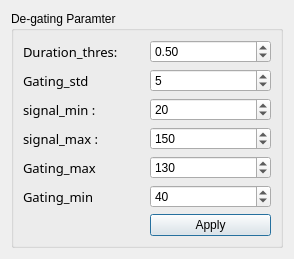
<?xml version="1.0" encoding="UTF-8"?>
<ui version="4.0">
 <class>DegatParamsDialog</class>
 <widget class="QDialog" name="DegatParamsDialog">
  <property name="geometry">
   <rect>
    <x>0</x>
    <y>0</y>
    <width>294</width>
    <height>229</height>
   </rect>
  </property>
  <property name="windowTitle">
   <string>Dialog</string>
  </property>
  <layout class="QVBoxLayout" name="verticalLayout">
   <item>
    <widget class="QGroupBox" name="groupBox_2">
     <property name="title">
      <string>De-gating Paramter</string>
     </property>
     <layout class="QGridLayout" name="gridLayout">
      <item row="6" column="1">
       <widget class="QPushButton" name="degatApplyBtn">
        <property name="text">
         <string>Apply</string>
        </property>
       </widget>
      </item>
      <item row="4" column="1">
       <widget class="QSpinBox" name="gating_max_spbox">
        <property name="toolTip">
         <string/>
        </property>
        <property name="maximum">
         <number>500</number>
        </property>
        <property name="value">
         <number>130</number>
        </property>
       </widget>
      </item>
      <item row="2" column="0">
       <widget class="QLabel" name="gating_signal_min_Lab">
        <property name="font">
         <font>
          <family>黑体</family>
          <pointsize>10</pointsize>
         </font>
        </property>
        <property name="text">
         <string>signal_min :</string>
        </property>
       </widget>
      </item>
      <item row="5" column="1">
       <widget class="QSpinBox" name="gating_min_spbox">
        <property name="toolTip">
         <string/>
        </property>
        <property name="minimum">
         <number>-20</number>
        </property>
        <property name="maximum">
         <number>500</number>
        </property>
        <property name="value">
         <number>40</number>
        </property>
       </widget>
      </item>
      <item row="2" column="1">
       <widget class="QSpinBox" name="gating_signal_min_spbox">
        <property name="toolTip">
         <string>&lt;html&gt;&lt;head/&gt;&lt;body&gt;&lt;p&gt;初级阈值限制，小于该值为非gating,大于此值才进一步作gating分析&lt;/p&gt;&lt;/body&gt;&lt;/html&gt;</string>
        </property>
        <property name="minimum">
         <number>-200</number>
        </property>
        <property name="maximum">
         <number>500</number>
        </property>
        <property name="value">
         <number>20</number>
        </property>
       </widget>
      </item>
      <item row="0" column="1">
       <widget class="QDoubleSpinBox" name="duration_thres_dpbox">
        <property name="toolTip">
         <string>如果有某段信号0.5s一直维持在同一个水平不变，那就认为是gating；</string>
        </property>
        <property name="minimum">
         <double>0.200000000000000</double>
        </property>
        <property name="maximum">
         <double>1.000000000000000</double>
        </property>
        <property name="singleStep">
         <double>0.100000000000000</double>
        </property>
        <property name="value">
         <double>0.500000000000000</double>
        </property>
       </widget>
      </item>
      <item row="1" column="0">
       <widget class="QLabel" name="gating_std_Lab">
        <property name="font">
         <font>
          <family>黑体</family>
          <pointsize>10</pointsize>
         </font>
        </property>
        <property name="text">
         <string>Gating_std</string>
        </property>
       </widget>
      </item>
      <item row="1" column="1">
       <widget class="QSpinBox" name="gating_std_spbox">
        <property name="toolTip">
         <string>标准差</string>
        </property>
        <property name="minimum">
         <number>1</number>
        </property>
        <property name="maximum">
         <number>100</number>
        </property>
        <property name="value">
         <number>5</number>
        </property>
       </widget>
      </item>
      <item row="4" column="0">
       <widget class="QLabel" name="gating_max_Lab">
        <property name="font">
         <font>
          <family>黑体</family>
          <pointsize>10</pointsize>
         </font>
        </property>
        <property name="text">
         <string>Gating_max</string>
        </property>
       </widget>
      </item>
      <item row="0" column="0">
       <widget class="QLabel" name="duration_thresLab">
        <property name="font">
         <font>
          <family>黑体</family>
          <pointsize>10</pointsize>
         </font>
        </property>
        <property name="text">
         <string>Duration_thres:</string>
        </property>
       </widget>
      </item>
      <item row="5" column="0">
       <widget class="QLabel" name="gating_min_Lab">
        <property name="font">
         <font>
          <family>黑体</family>
          <pointsize>10</pointsize>
         </font>
        </property>
        <property name="text">
         <string>Gating_min</string>
        </property>
       </widget>
      </item>
      <item row="3" column="0">
       <widget class="QLabel" name="gating_signal_max_Lab">
        <property name="font">
         <font>
          <family>黑体</family>
          <pointsize>10</pointsize>
         </font>
        </property>
        <property name="text">
         <string>signal_max :</string>
        </property>
       </widget>
      </item>
      <item row="3" column="1">
       <widget class="QSpinBox" name="gating_signal_max_spbox">
        <property name="toolTip">
         <string>&lt;html&gt;&lt;head/&gt;&lt;body&gt;&lt;p&gt;初级阈值限制，大于该值为非gating,小于此值才进一步作gating分析&lt;/p&gt;&lt;/body&gt;&lt;/html&gt;</string>
        </property>
        <property name="minimum">
         <number>0</number>
        </property>
        <property name="maximum">
         <number>500</number>
        </property>
        <property name="value">
         <number>150</number>
        </property>
       </widget>
      </item>
     </layout>
    </widget>
   </item>
  </layout>
 </widget>
 <resources/>
 <connections/>
</ui>
